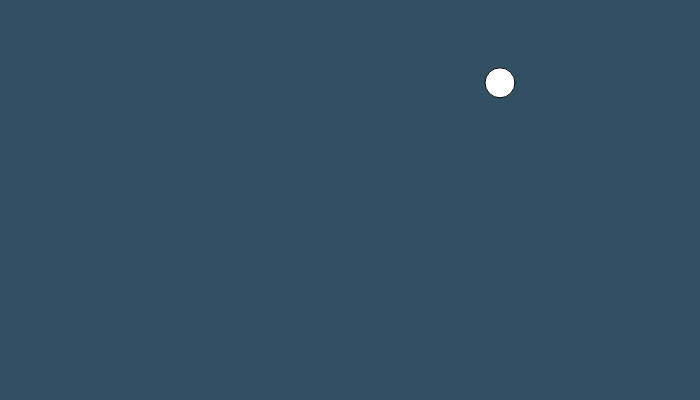
Frame 1 (no input)
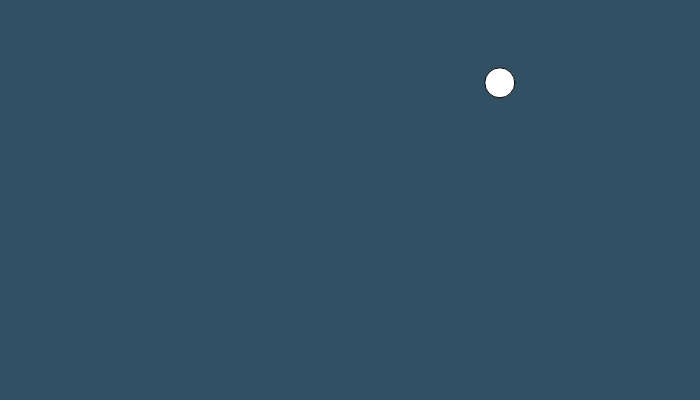
Frame 60 (no input)
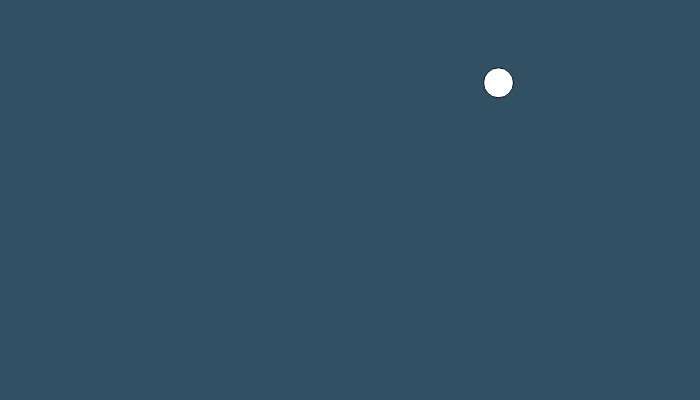
Frame 120 (the mouse pressed at the canvas centre since frame 60)

The p5.js sketch that drew these frames (run headless with seeded random() and noise() and a simulated clock; from frame 60 on, the mouse is pressed at the canvas centre):

// p5.js sketch
// ── sketch.js
function setup(){
    createCanvas(700, 400);
    bug = new Jitter();

}

function draw(){
    background(50, 80, 100);
    bug.display();
    bug.move();
}

class Jitter{
    constructor(){
        this.x = random(width);
        this.y = random(height);
        this.diameter = (10, 30);
        this.speed = 1;  
    }
    display(){
        ellipse(this.x, this.y, this.diameter, this.diameter);
    }
    
    move(){
        this.x += random(-this.speed, this.speed);
    }
}
